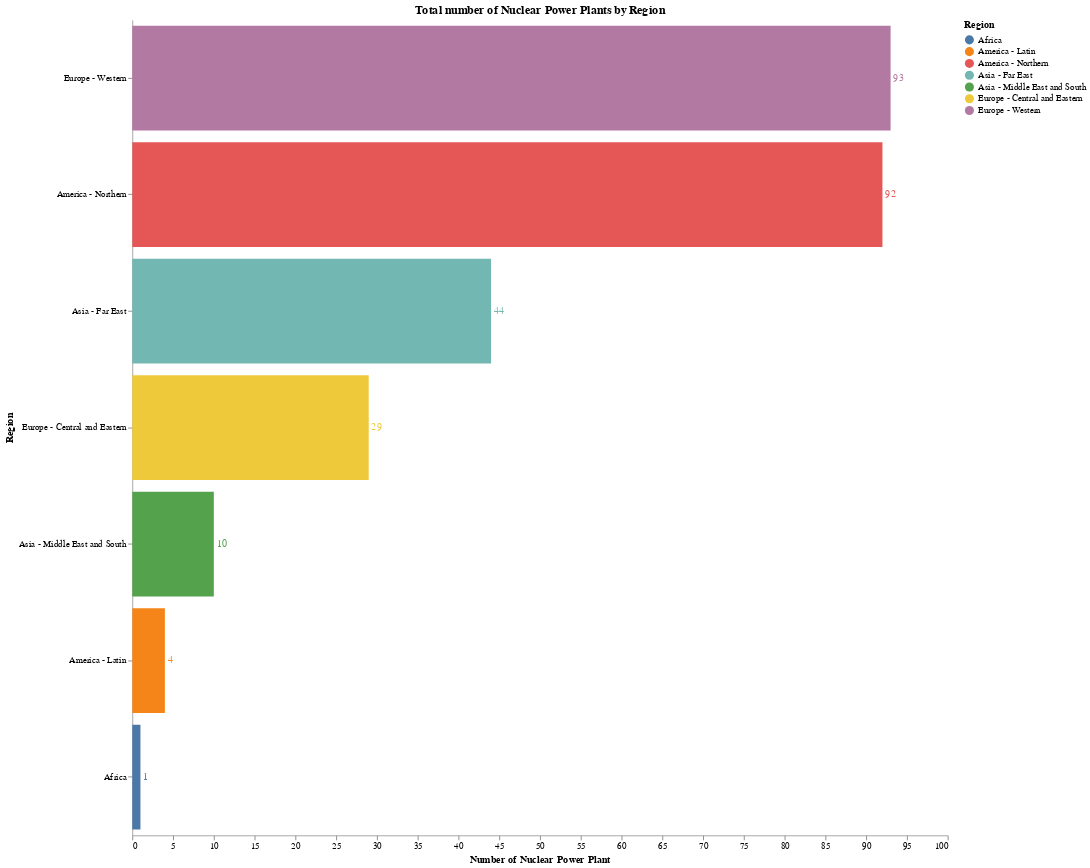

Notebook code cell kept with this figure:
### Code cell
#Building Horizontal bar graph by importing Altair package

bars = alt.Chart(source).mark_bar().encode(
    x= alt.X('Value:Q', title = "Number of Nuclear Power Plant"),
y=alt.Y('Region:O', sort='-x', title = "Region"),
    color='Region').properties(height=900, width = 900, title = "Total number of Nuclear Power Plants by Region ")


text = bars.mark_text(
    align = 'left',
    baseline = 'middle',
    dx=3  # Nudges text to right so it doesn't appear on top of the bar
).encode(
    text = 'Value:Q'
)


alt.layer(bars, text).configure_view(
    stroke = 'transparent'
).configure_axis(grid = False,
    domainWidth = 0.8
)

### Figure 1 — Vega-Lite specification as saved in the notebook (floating-point values rounded to 4 significant figures)
{"config": {"view": {"continuousWidth": 400, "continuousHeight": 300, "stroke": "transparent"}, "axis": {"domainWidth": 0.8, "grid": false}}, "layer": [{"mark": "bar", "encoding": {"color": {"type": "nominal", "field": "Region"}, "x": {"type": "quantitative", "field": "Value", "title": "Number of Nuclear Power Plant"}, "y": {"type": "ordinal", "field": "Region", "sort": "-x", "title": "Region"}}, "height": 900, "title": "Total number of Nuclear Power Plants by Region ", "width": 900}, {"mark": {"type": "text", "align": "left", "baseline": "middle", "dx": 3}, "encoding": {"color": {"type": "nominal", "field": "Region"}, "text": {"type": "quantitative", "field": "Value"}, "x": {"type": "quantitative", "field": "Value", "title": "Number of Nuclear Power Plant"}, "y": {"type": "ordinal", "field": "Region", "sort": "-x", "title": "Region"}}, "height": 900, "title": "Total number of Nuclear Power Plants by Region ", "width": 900}], "data": {"name": "data-0cbb2deea35e6f2babe6795d4caad56b"}, "$schema": "https://vega.github.io/schema/vega-lite/v4.8.1.json", "datasets": {"data-0cbb2deea35e6f2babe6795d4caad56b": [{"Region": "Africa", "Plant": 1, "Value": 1}, {"Region": "America - Latin", "Plant": 1, "Value": 4}, {"Region": "America - Northern", "Plant": 1, "Value": 92}, {"Region": "Asia - Far East", "Plant": 1, "Value": 44}, {"Region": "Asia - Middle East and South", "Plant": 1, "Value": 10}, {"Region": "Europe - Central and Eastern", "Plant": 1, "Value": 29}, {"Region": "Europe - Western", "Plant": 1, "Value": 93}]}}
